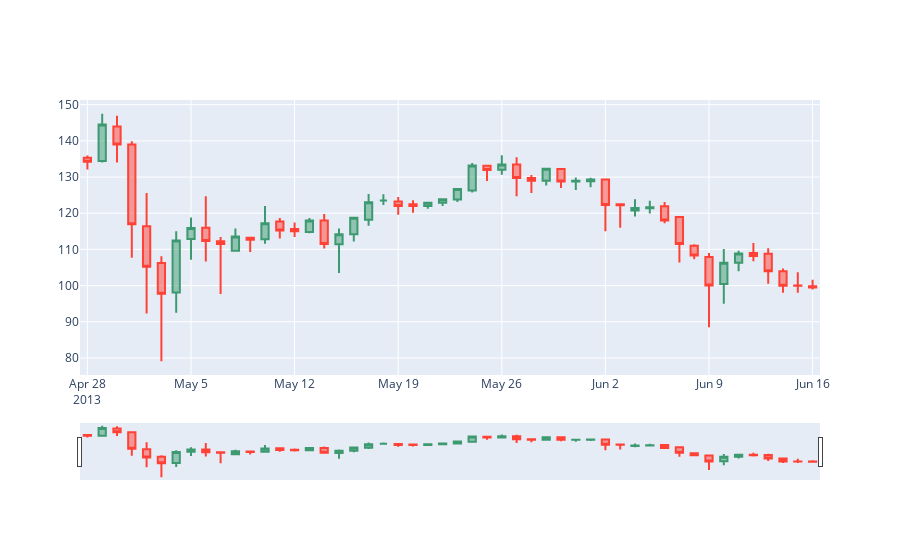

This figure's notebook cell:
### Code cell
plt.Figure(figsize=(20,6))
go.Figure(data = sample_candle_data)
